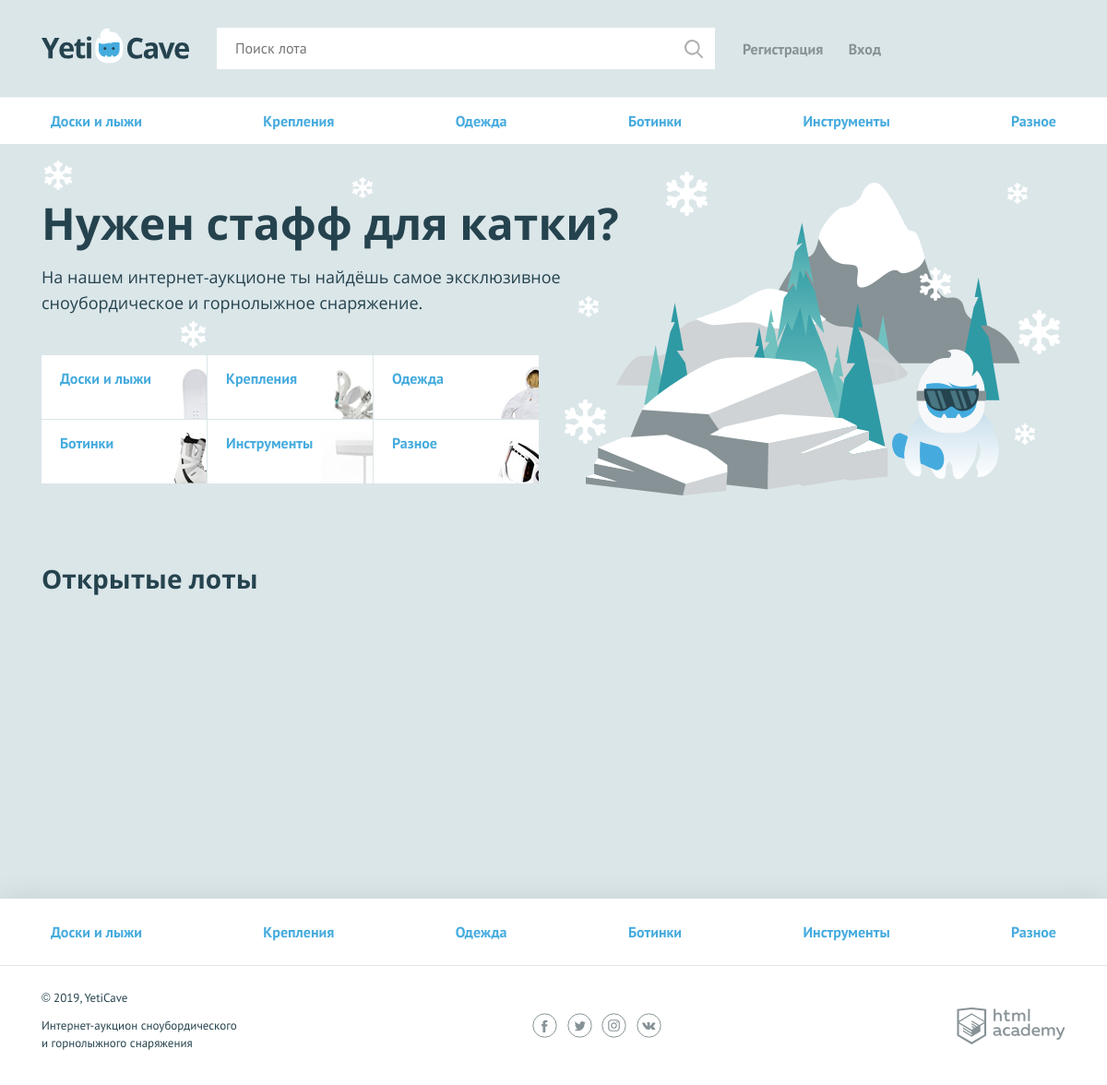
The page / on the database its author committed.
### tables this page shows
CREATE TABLE IF NOT EXISTS `category`
( 
    `id` INT PRIMARY KEY AUTO_INCREMENT,
    `name` VARCHAR(255) NOT NULL UNIQUE,
    `code` VARCHAR(60) NOT NULL UNIQUE
);

### helpers.php (called while the page is built, shortened)
<?php
function include_template($name, array $data = []) {
    $name = 'templates/' . $name;
    extract($data);
    require $name;
    $result = ob_get_clean();
    return $result;
}

### functions.php (called while the page is built, shortened)
<?php
function get_categories_list(mysqli $mysql) : array
{
    $sql_query = "SELECT * FROM category";
    $result = mysqli_query($mysql, $sql_query);
    $rows = mysqli_fetch_all($result, MYSQLI_ASSOC);
    return $rows;
}
?>

### templates/main.php (the view, shortened to what this page needs)
<section class="promo">
        <h2 class="promo__title">Нужен стафф для катки?</h2>
        <p class="promo__text">На нашем интернет-аукционе ты найдёшь самое эксклюзивное сноубордическое и горнолыжное снаряжение.</p>
        <ul class="promo__list">
            <?php foreach($categories as $item): ?>
            <li class="promo__item promo__item--<?= $item['code'] ?>">
                <a class="promo__link" href="pages/all-lots.html"><?= htmlspecialchars($item['name']) ?></a>
            </li>
            <?php endforeach; ?>
        </ul>
    </section>
    <section class="lots">
        <div class="lots__header">
            <h2>Открытые лоты</h2>
        </div>
    </section>

### templates/header.php (shortened to what this page needs)
<!DOCTYPE html>
<html lang="ru">
<head>
  <link href="../css/normalize.min.css" rel="stylesheet">
  <link href="../css/style.css" rel="stylesheet">
</head>
<body>
<div class="page-wrapper">
  <header class="main-header">
    <div class="main-header__container container">
      <a class="main-header__logo" href="/index.php">
        <img src="../img/logo.svg" width="160" height="39" alt="Логотип компании YetiCave">
      </a>
      <form class="main-header__search" method="get" action="../search.php" autocomplete="off">
        <input type="search" name="search" placeholder="Поиск лота">
        <input class="main-header__search-btn" type="submit" name="find" value="Найти">
      </form>
      <nav class="user-menu">
            <?php if (isset($_SESSION['is_auth']) && $_SESSION['is_auth']): ?>
                <div class="user-menu__logged">
                    <p> <?= htmlspecialchars($_SESSION['username']) ?> </p>
                    <a class="user-menu__bets" href="../my-bets.php">Мои ставки</a>
                    <a class="user-menu__logout" href="../logout.php">Выход</a>
                </div>
            <?php else: ?>
                <ul class="user-menu__list">
                    <li class="user-menu__item">
                        <a href="../sign-up.php">Регистрация</a>
                    </li>
                    <li class="user-menu__item">
                        <a href="../login.php">Вход</a>
                    </li>
                </ul>
            <?php endif; ?>
        </nav>
    </div>
  </header>
  <main>
    <nav class="nav">
      <ul class="nav__list container">
        <?php foreach($categories as $item): ?>
        <li class="nav__item">
            <a href="../category.php?id=<?= $item["id"] ?>"><?= $item['name'] ?></a>
        </li>
        <?php endforeach; ?>
      </ul>
    </nav>

### templates/footer.php (shortened to what this page needs)
<footer class="main-footer">
  <nav class="nav">
    <ul class="nav__list container">
        <?php foreach($categories as $item): ?>
        <li class="nav__item">
            <a href="pages/all-lots.html"><?= $item['name'] ?></a>
        </li>
        <?php endforeach; ?>
    </ul>
  </nav>
  <div class="main-footer__bottom container">
    <div class="main-footer__copyright">
      <p>© 2019, YetiCave</p>
      <p>Интернет-аукцион сноубордического и горнолыжного снаряжения</p>
    </div>
    <div class="main-footer__social social">
      <a class="social__link social__link--facebook" href="#">
      </a>
      <a class="social__link social__link--twitter" href="#">
      </a>
      <a class="social__link social__link--instagram" href="#">
      </a>
      <a class="social__link social__link--vkontakte" href="#">
      </a>
    </div>
    <div class="main-footer__developed-by">
      <a class="logo-academy" href="https://htmlacademy.ru/intensive/php">
      </a>
    </div>
  </div>
</footer>
</body>
</html>

### rows shown on the page
category: name "Доски и лыжи"
category: name "Крепления"
category: name "Одежда"
category: name "Ботинки"
category: name "Инструменты"
category: name "Разное"
